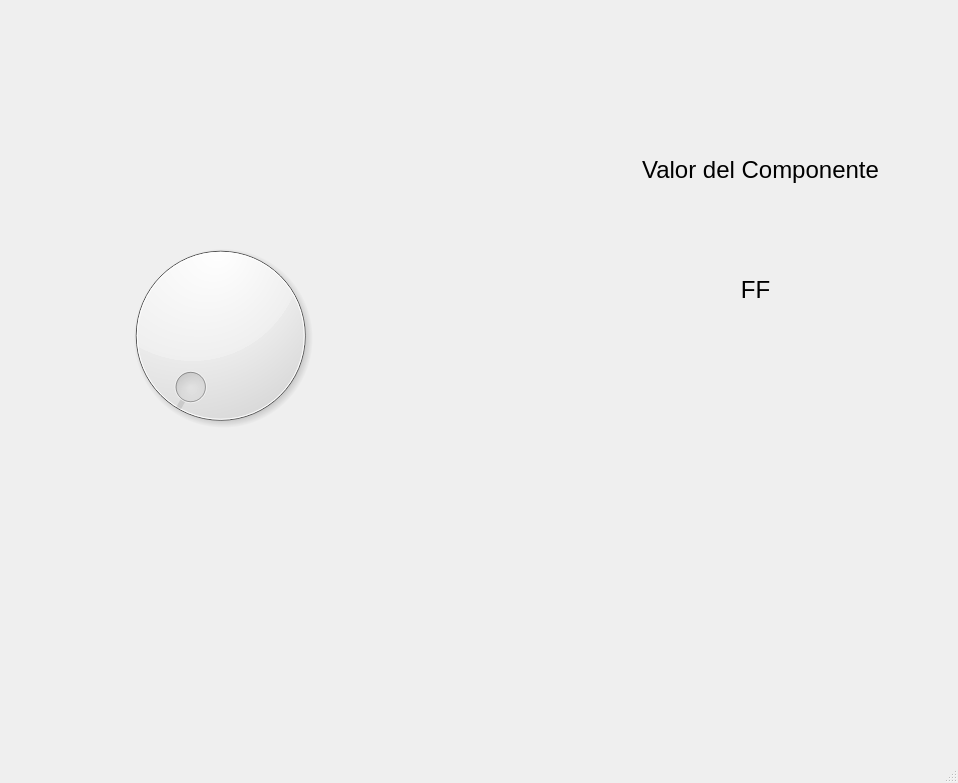
<?xml version="1.0" encoding="UTF-8"?>
<ui version="4.0">
 <class>MainWindow</class>
 <widget class="QMainWindow" name="MainWindow">
  <property name="geometry">
   <rect>
    <x>0</x>
    <y>0</y>
    <width>958</width>
    <height>783</height>
   </rect>
  </property>
  <property name="windowTitle">
   <string>MainWindow</string>
  </property>
  <widget class="QWidget" name="centralwidget">
   <widget class="QLabel" name="label">
    <property name="geometry">
     <rect>
      <x>30</x>
      <y>20</y>
      <width>111</width>
      <height>16</height>
     </rect>
    </property>
    <property name="text">
     <string/>
    </property>
   </widget>
   <widget class="QLabel" name="label_2">
    <property name="geometry">
     <rect>
      <x>460</x>
      <y>430</y>
      <width>491</width>
      <height>311</height>
     </rect>
    </property>
    <property name="text">
     <string/>
    </property>
    <property name="pixmap">
     <pixmap resource="recursos.qrc">:/prefijoNuevo/Capturadepantalla2023-01-06.png</pixmap>
    </property>
    <property name="scaledContents">
     <bool>true</bool>
    </property>
   </widget>
   <widget class="QDial" name="dial">
    <property name="geometry">
     <rect>
      <x>100</x>
      <y>230</y>
      <width>241</width>
      <height>211</height>
     </rect>
    </property>
   </widget>
   <widget class="QLabel" name="label_3">
    <property name="geometry">
     <rect>
      <x>610</x>
      <y>120</y>
      <width>301</width>
      <height>101</height>
     </rect>
    </property>
    <property name="text">
     <string>&lt;html&gt;&lt;head/&gt;&lt;body&gt;&lt;p align=&quot;center&quot;&gt;&lt;span style=&quot; font-size:18pt;&quot;&gt;Valor del Componente&lt;/span&gt;&lt;/p&gt;&lt;/body&gt;&lt;/html&gt;</string>
    </property>
   </widget>
   <widget class="QLabel" name="txt_valor">
    <property name="geometry">
     <rect>
      <x>700</x>
      <y>250</y>
      <width>111</width>
      <height>81</height>
     </rect>
    </property>
    <property name="text">
     <string>&lt;html&gt;&lt;head/&gt;&lt;body&gt;&lt;p align=&quot;center&quot;&gt;&lt;span style=&quot; font-size:18pt;&quot;&gt;FF&lt;/span&gt;&lt;/p&gt;&lt;/body&gt;&lt;/html&gt;</string>
    </property>
   </widget>
  </widget>
  <widget class="QMenuBar" name="menubar">
   <property name="geometry">
    <rect>
     <x>0</x>
     <y>0</y>
     <width>958</width>
     <height>21</height>
    </rect>
   </property>
  </widget>
  <widget class="QStatusBar" name="statusbar"/>
 </widget>
 <resources>
  <include location="recursos.qrc"/>
 </resources>
 <connections/>
</ui>
